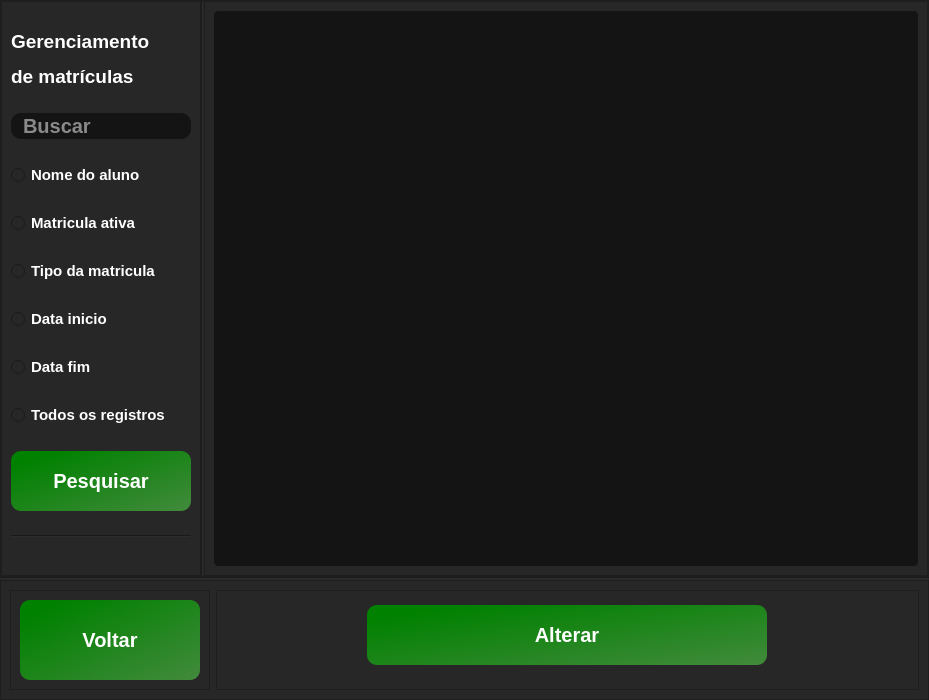
<?xml version="1.0" encoding="UTF-8"?>
<ui version="4.0">
 <class>MainWindow</class>
 <widget class="QMainWindow" name="MainWindow">
  <property name="geometry">
   <rect>
    <x>0</x>
    <y>0</y>
    <width>929</width>
    <height>700</height>
   </rect>
  </property>
  <property name="minimumSize">
   <size>
    <width>800</width>
    <height>600</height>
   </size>
  </property>
  <property name="maximumSize">
   <size>
    <width>1000</width>
    <height>700</height>
   </size>
  </property>
  <property name="windowTitle">
   <string>Gerenciador de matriculas</string>
  </property>
  <property name="windowIcon">
   <iconset>
    <normaloff>../../Icons/icon_matriculas.png</normaloff>../../Icons/icon_matriculas.png</iconset>
  </property>
  <widget class="QWidget" name="centralwidget">
   <layout class="QVBoxLayout" name="verticalLayout">
    <property name="spacing">
     <number>0</number>
    </property>
    <property name="leftMargin">
     <number>0</number>
    </property>
    <property name="topMargin">
     <number>0</number>
    </property>
    <property name="rightMargin">
     <number>0</number>
    </property>
    <property name="bottomMargin">
     <number>0</number>
    </property>
    <item>
     <widget class="QFrame" name="frame_2">
      <property name="styleSheet">
       <string notr="true">background-color: rgb(39, 39, 39);</string>
      </property>
      <property name="frameShape">
       <enum>QFrame::StyledPanel</enum>
      </property>
      <property name="frameShadow">
       <enum>QFrame::Raised</enum>
      </property>
      <layout class="QHBoxLayout" name="horizontalLayout">
       <property name="spacing">
        <number>0</number>
       </property>
       <property name="leftMargin">
        <number>0</number>
       </property>
       <property name="topMargin">
        <number>0</number>
       </property>
       <property name="rightMargin">
        <number>0</number>
       </property>
       <property name="bottomMargin">
        <number>0</number>
       </property>
       <item>
        <widget class="QFrame" name="frame_3">
         <property name="maximumSize">
          <size>
           <width>200</width>
           <height>16777215</height>
          </size>
         </property>
         <property name="styleSheet">
          <string notr="true">background-color: rgb(39, 39, 39);</string>
         </property>
         <property name="frameShape">
          <enum>QFrame::StyledPanel</enum>
         </property>
         <property name="frameShadow">
          <enum>QFrame::Raised</enum>
         </property>
         <layout class="QVBoxLayout" name="verticalLayout_3">
          <item>
           <widget class="QLabel" name="label">
            <property name="maximumSize">
             <size>
              <width>16777215</width>
              <height>60</height>
             </size>
            </property>
            <property name="font">
             <font>
              <pointsize>-1</pointsize>
              <weight>75</weight>
              <bold>true</bold>
             </font>
            </property>
            <property name="styleSheet">
             <string notr="true">font-size:25px;
font-weight: bold;
color: #fff;</string>
            </property>
            <property name="text">
             <string>&lt;html&gt;&lt;head/&gt;&lt;body&gt;&lt;p&gt;&lt;span style=&quot; font-size:14pt;&quot;&gt;Gerenciamento &lt;/span&gt;&lt;/p&gt;&lt;p&gt;&lt;span style=&quot; font-size:14pt;&quot;&gt;de matrículas&lt;/span&gt;&lt;/p&gt;&lt;/body&gt;&lt;/html&gt;</string>
            </property>
           </widget>
          </item>
          <item>
           <widget class="QLineEdit" name="inputBuscar">
            <property name="styleSheet">
             <string notr="true">QLineEdit{
background-color: rgb(20, 20, 20);
border-radius:10px;
font-size: 20px;
font-weight:bold;
color: rgb(255, 255, 255);
padding-left: 10px;

}
</string>
            </property>
            <property name="placeholderText">
             <string>Buscar</string>
            </property>
           </widget>
          </item>
          <item>
           <widget class="QRadioButton" name="radioNomeAluno">
            <property name="font">
             <font>
              <pointsize>-1</pointsize>
              <weight>75</weight>
              <bold>true</bold>
             </font>
            </property>
            <property name="toolTip">
             <string>&lt;html&gt;&lt;head/&gt;&lt;body&gt;&lt;p&gt;Pesquisa pelo nome do aluno.&lt;/p&gt;&lt;/body&gt;&lt;/html&gt;</string>
            </property>
            <property name="styleSheet">
             <string notr="true">QRadioButton{
color:#fff;
font-size:15px;
font-weight: bold;

}</string>
            </property>
            <property name="text">
             <string>Nome do aluno</string>
            </property>
           </widget>
          </item>
          <item>
           <widget class="QRadioButton" name="radioMatriculaAtiva">
            <property name="font">
             <font>
              <pointsize>-1</pointsize>
              <weight>75</weight>
              <bold>true</bold>
             </font>
            </property>
            <property name="toolTip">
             <string>&lt;html&gt;&lt;head/&gt;&lt;body&gt;&lt;p&gt;Pesquisar por matricula ativa. (Valores válidos: 1 e 0)&lt;/p&gt;&lt;/body&gt;&lt;/html&gt;</string>
            </property>
            <property name="styleSheet">
             <string notr="true">QRadioButton{
color:#fff;
font-size:15px;
font-weight: bold;

}</string>
            </property>
            <property name="text">
             <string>Matricula ativa</string>
            </property>
           </widget>
          </item>
          <item>
           <widget class="QRadioButton" name="radioTipoMatricula">
            <property name="font">
             <font>
              <pointsize>-1</pointsize>
              <weight>75</weight>
              <bold>true</bold>
             </font>
            </property>
            <property name="toolTip">
             <string>&lt;html&gt;&lt;head/&gt;&lt;body&gt;&lt;p&gt;Pesquisar por tipo da matrícula. (Valores válidos: 30, 90, 180, 360.)&lt;/p&gt;&lt;/body&gt;&lt;/html&gt;</string>
            </property>
            <property name="styleSheet">
             <string notr="true">QRadioButton{
color:#fff;
font-size:15px;
font-weight: bold;

}</string>
            </property>
            <property name="text">
             <string>Tipo da matricula</string>
            </property>
           </widget>
          </item>
          <item>
           <widget class="QRadioButton" name="radioDataInicio">
            <property name="font">
             <font>
              <pointsize>-1</pointsize>
              <weight>75</weight>
              <bold>true</bold>
             </font>
            </property>
            <property name="toolTip">
             <string>&lt;html&gt;&lt;head/&gt;&lt;body&gt;&lt;p&gt;Pesquisar por data de inicio. (Formato válido: AAAA-MM-DD)&lt;/p&gt;&lt;/body&gt;&lt;/html&gt;</string>
            </property>
            <property name="styleSheet">
             <string notr="true">QRadioButton{
color:#fff;
font-size:15px;
font-weight: bold;

}</string>
            </property>
            <property name="text">
             <string>Data inicio</string>
            </property>
           </widget>
          </item>
          <item>
           <widget class="QRadioButton" name="radioDataFim">
            <property name="font">
             <font>
              <pointsize>-1</pointsize>
              <weight>75</weight>
              <bold>true</bold>
             </font>
            </property>
            <property name="toolTip">
             <string>&lt;html&gt;&lt;head/&gt;&lt;body&gt;&lt;p&gt;Pesquisar por data de inicio. (Formato válido: AAAA-MM-DD)&lt;/p&gt;&lt;/body&gt;&lt;/html&gt;</string>
            </property>
            <property name="styleSheet">
             <string notr="true">QRadioButton{
color:#fff;
font-size:15px;
font-weight: bold;

}</string>
            </property>
            <property name="text">
             <string>Data fim</string>
            </property>
           </widget>
          </item>
          <item>
           <widget class="QRadioButton" name="radioTodosRegistros">
            <property name="font">
             <font>
              <pointsize>-1</pointsize>
              <weight>75</weight>
              <bold>true</bold>
             </font>
            </property>
            <property name="toolTip">
             <string>&lt;html&gt;&lt;head/&gt;&lt;body&gt;&lt;p&gt;Pesuisar todos os registros de alunos.&lt;/p&gt;&lt;/body&gt;&lt;/html&gt;</string>
            </property>
            <property name="styleSheet">
             <string notr="true">QRadioButton{
color:#fff;
font-size:15px;
font-weight: bold;

}</string>
            </property>
            <property name="text">
             <string>Todos os registros</string>
            </property>
           </widget>
          </item>
          <item>
           <widget class="QPushButton" name="btn_pesquisar">
            <property name="minimumSize">
             <size>
              <width>50</width>
              <height>60</height>
             </size>
            </property>
            <property name="font">
             <font>
              <pointsize>-1</pointsize>
              <weight>75</weight>
              <bold>true</bold>
             </font>
            </property>
            <property name="toolTip">
             <string>&lt;html&gt;&lt;head/&gt;&lt;body&gt;&lt;p&gt;&lt;span style=&quot; font-size:11pt; font-weight:600;&quot;&gt;Botão pesquisar. A pesquisa é feita de acordo com o tipo de pesquisa selecionado acima.&lt;/span&gt;&lt;/p&gt;&lt;/body&gt;&lt;/html&gt;</string>
            </property>
            <property name="whatsThis">
             <string/>
            </property>
            <property name="styleSheet">
             <string notr="true">
QPushButton{
background-color: qlineargradient(spread:pad, x1:0, y1:0.017, x2:1, y2:1, stop:0.113636 rgba(0, 129, 0, 255), stop:1 rgba(66, 138, 60, 255));
border-radius:10px;
  text-align: center;
   color: #ffffff;
font-size:20px;
font-weight:bold;

}

QPushButton:hover{
background-color: rgb(36, 199, 31);


}

QPushButton:pressed{
  background-color: #3e8e41;

}</string>
            </property>
            <property name="text">
             <string>Pesquisar</string>
            </property>
            <property name="icon">
             <iconset>
              <normaloff>../../Icons/searchicon-removebg-preview-removebg-preview.png</normaloff>../../Icons/searchicon-removebg-preview-removebg-preview.png</iconset>
            </property>
            <property name="iconSize">
             <size>
              <width>36</width>
              <height>35</height>
             </size>
            </property>
           </widget>
          </item>
          <item>
           <widget class="Line" name="line_3">
            <property name="orientation">
             <enum>Qt::Horizontal</enum>
            </property>
           </widget>
          </item>
         </layout>
        </widget>
       </item>
       <item>
        <widget class="Line" name="line_2">
         <property name="styleSheet">
          <string notr="true">background-color: rgb(39, 39, 39);</string>
         </property>
         <property name="orientation">
          <enum>Qt::Vertical</enum>
         </property>
        </widget>
       </item>
       <item>
        <widget class="QFrame" name="frame_4">
         <property name="styleSheet">
          <string notr="true">background-color: rgb(39, 39, 39);</string>
         </property>
         <property name="frameShape">
          <enum>QFrame::StyledPanel</enum>
         </property>
         <property name="frameShadow">
          <enum>QFrame::Raised</enum>
         </property>
         <layout class="QVBoxLayout" name="verticalLayout_4">
          <item>
           <widget class="QTableWidget" name="tabelaMatriculas">
            <property name="font">
             <font>
              <pointsize>-1</pointsize>
              <weight>75</weight>
              <bold>true</bold>
             </font>
            </property>
            <property name="styleSheet">
             <string notr="true">QTableWidget{
background-color: rgb(20, 20, 20);
border-radius:4px;
font-size:16px;

font-weight:bold;
color: rgb(255, 255, 255);

}

QHeaderView::section {
    background-color: rgb(255, 255, 255);
    border: none;
    height: 32px;
}

QTableView::item:selected{
	
	background-color: qlineargradient(spread:pad, x1:0, y1:0.017, x2:1, y2:1, stop:0.448864 rgba(52, 111, 25, 255), stop:1 rgba(43, 84, 36, 255));
}</string>
            </property>
            <property name="editTriggers">
             <set>QAbstractItemView::NoEditTriggers</set>
            </property>
            <property name="selectionMode">
             <enum>QAbstractItemView::ExtendedSelection</enum>
            </property>
            <property name="selectionBehavior">
             <enum>QAbstractItemView::SelectRows</enum>
            </property>
            <attribute name="horizontalHeaderMinimumSectionSize">
             <number>110</number>
            </attribute>
            <attribute name="horizontalHeaderDefaultSectionSize">
             <number>110</number>
            </attribute>
           </widget>
          </item>
         </layout>
        </widget>
       </item>
      </layout>
      <zorder>frame_4</zorder>
      <zorder>frame_3</zorder>
      <zorder>line_2</zorder>
     </widget>
    </item>
    <item>
     <widget class="Line" name="line">
      <property name="styleSheet">
       <string notr="true">background-color: rgb(39, 39, 39);</string>
      </property>
      <property name="orientation">
       <enum>Qt::Horizontal</enum>
      </property>
     </widget>
    </item>
    <item>
     <widget class="QFrame" name="frame">
      <property name="maximumSize">
       <size>
        <width>9898989</width>
        <height>120</height>
       </size>
      </property>
      <property name="styleSheet">
       <string notr="true">background-color: rgb(39, 39, 39);</string>
      </property>
      <property name="frameShape">
       <enum>QFrame::StyledPanel</enum>
      </property>
      <property name="frameShadow">
       <enum>QFrame::Raised</enum>
      </property>
      <layout class="QHBoxLayout" name="horizontalLayout_2">
       <item>
        <widget class="QFrame" name="frame_5">
         <property name="maximumSize">
          <size>
           <width>200</width>
           <height>16777215</height>
          </size>
         </property>
         <property name="styleSheet">
          <string notr="true">background-color: rgb(39, 39, 39);</string>
         </property>
         <property name="frameShape">
          <enum>QFrame::StyledPanel</enum>
         </property>
         <property name="frameShadow">
          <enum>QFrame::Raised</enum>
         </property>
         <layout class="QVBoxLayout" name="verticalLayout_2">
          <item>
           <widget class="QPushButton" name="btn_fechar">
            <property name="minimumSize">
             <size>
              <width>50</width>
              <height>80</height>
             </size>
            </property>
            <property name="font">
             <font>
              <pointsize>-1</pointsize>
              <weight>75</weight>
              <bold>true</bold>
             </font>
            </property>
            <property name="toolTip">
             <string>&lt;html&gt;&lt;head/&gt;&lt;body&gt;&lt;p&gt;&lt;span style=&quot; font-size:11pt; font-weight:600;&quot;&gt;Botão voltar. Volta ao modulo inicial.&lt;/span&gt;&lt;/p&gt;&lt;/body&gt;&lt;/html&gt;</string>
            </property>
            <property name="styleSheet">
             <string notr="true">
QPushButton{
background-color: qlineargradient(spread:pad, x1:0, y1:0.017, x2:1, y2:1, stop:0.113636 rgba(0, 129, 0, 255), stop:1 rgba(66, 138, 60, 255));
border-radius:10px;
  text-align: center;
   color: #ffffff;
font-size:20px;
font-weight:bold;

}

QPushButton:hover{
background-color: rgb(36, 199, 31);


}

QPushButton:pressed{
  background-color: #3e8e41;

}</string>
            </property>
            <property name="text">
             <string>Voltar</string>
            </property>
            <property name="icon">
             <iconset>
              <normaloff>../../Icons/Setapratras-removebg-preview.png</normaloff>../../Icons/Setapratras-removebg-preview.png</iconset>
            </property>
            <property name="iconSize">
             <size>
              <width>30</width>
              <height>30</height>
             </size>
            </property>
           </widget>
          </item>
         </layout>
        </widget>
       </item>
       <item>
        <widget class="QFrame" name="frame_6">
         <property name="styleSheet">
          <string notr="true">background-color: rgb(39, 39, 39);</string>
         </property>
         <property name="frameShape">
          <enum>QFrame::StyledPanel</enum>
         </property>
         <property name="frameShadow">
          <enum>QFrame::Raised</enum>
         </property>
         <layout class="QHBoxLayout" name="horizontalLayout_3">
          <property name="topMargin">
           <number>0</number>
          </property>
          <item>
           <widget class="QPushButton" name="btn_abreJanelaAtualizar">
            <property name="minimumSize">
             <size>
              <width>50</width>
              <height>60</height>
             </size>
            </property>
            <property name="maximumSize">
             <size>
              <width>400</width>
              <height>16777215</height>
             </size>
            </property>
            <property name="font">
             <font>
              <pointsize>-1</pointsize>
              <weight>75</weight>
              <bold>true</bold>
             </font>
            </property>
            <property name="toolTip">
             <string>&lt;html&gt;&lt;head/&gt;&lt;body&gt;&lt;p&gt;&lt;span style=&quot; font-size:11pt; font-weight:600;&quot;&gt;Botão alterar. Abre uma nova janela para alteração de registros.&lt;/span&gt;&lt;/p&gt;&lt;/body&gt;&lt;/html&gt;</string>
            </property>
            <property name="styleSheet">
             <string notr="true">
QPushButton{
background-color: qlineargradient(spread:pad, x1:0, y1:0.017, x2:1, y2:1, stop:0.113636 rgba(0, 129, 0, 255), stop:1 rgba(66, 138, 60, 255));
border-radius:10px;
  text-align: center;
   color: #ffffff;
font-size:20px;
font-weight:bold;

}

QPushButton:hover{
background-color: rgb(36, 199, 31);


}

QPushButton:pressed{
  background-color: #3e8e41;

}</string>
            </property>
            <property name="text">
             <string>Alterar</string>
            </property>
            <property name="icon">
             <iconset>
              <normaloff>../../Icons/updateicon-removebg-preview-removebg-preview.png</normaloff>../../Icons/updateicon-removebg-preview-removebg-preview.png</iconset>
            </property>
            <property name="iconSize">
             <size>
              <width>80</width>
              <height>35</height>
             </size>
            </property>
           </widget>
          </item>
         </layout>
        </widget>
       </item>
      </layout>
     </widget>
    </item>
   </layout>
  </widget>
 </widget>
 <resources/>
 <connections/>
</ui>
